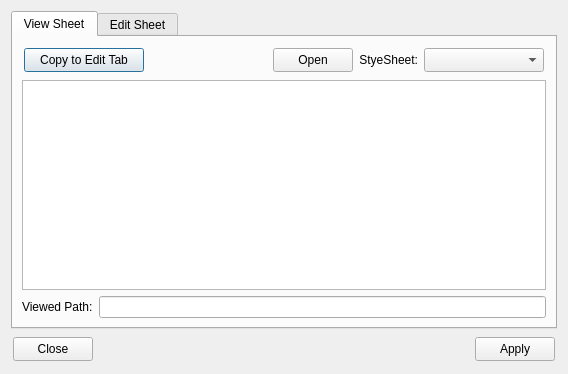
<?xml version="1.0" encoding="UTF-8"?>
<ui version="4.0">
 <class>Dialog</class>
 <widget class="QDialog" name="Dialog">
  <property name="geometry">
   <rect>
    <x>0</x>
    <y>0</y>
    <width>568</width>
    <height>374</height>
   </rect>
  </property>
  <property name="windowTitle">
   <string>Dialog</string>
  </property>
  <layout class="QVBoxLayout" name="verticalLayout">
   <item>
    <widget class="QTabWidget" name="tabWidget">
     <property name="currentIndex">
      <number>0</number>
     </property>
     <widget class="QWidget" name="tab_view">
      <property name="minimumSize">
       <size>
        <width>0</width>
        <height>30</height>
       </size>
      </property>
      <attribute name="title">
       <string>View Sheet</string>
      </attribute>
      <layout class="QVBoxLayout" name="verticalLayout_2">
       <item>
        <layout class="QHBoxLayout" name="horizontalLayout_3">
         <property name="leftMargin">
          <number>2</number>
         </property>
         <property name="topMargin">
          <number>2</number>
         </property>
         <property name="rightMargin">
          <number>2</number>
         </property>
         <property name="bottomMargin">
          <number>2</number>
         </property>
         <item>
          <widget class="QPushButton" name="copyButton">
           <property name="sizePolicy">
            <sizepolicy hsizetype="Preferred" vsizetype="Fixed">
             <horstretch>0</horstretch>
             <verstretch>0</verstretch>
            </sizepolicy>
           </property>
           <property name="minimumSize">
            <size>
             <width>120</width>
             <height>24</height>
            </size>
           </property>
           <property name="text">
            <string>Copy to Edit Tab</string>
           </property>
          </widget>
         </item>
         <item>
          <spacer name="horizontalSpacer_2">
           <property name="orientation">
            <enum>Qt::Horizontal</enum>
           </property>
           <property name="sizeHint" stdset="0">
            <size>
             <width>40</width>
             <height>20</height>
            </size>
           </property>
          </spacer>
         </item>
         <item>
          <widget class="QPushButton" name="openButton">
           <property name="sizePolicy">
            <sizepolicy hsizetype="Preferred" vsizetype="Fixed">
             <horstretch>0</horstretch>
             <verstretch>0</verstretch>
            </sizepolicy>
           </property>
           <property name="minimumSize">
            <size>
             <width>80</width>
             <height>24</height>
            </size>
           </property>
           <property name="text">
            <string>Open</string>
           </property>
          </widget>
         </item>
         <item>
          <widget class="QLabel" name="label">
           <property name="text">
            <string>StyeSheet:</string>
           </property>
           <property name="alignment">
            <set>Qt::AlignRight|Qt::AlignTrailing|Qt::AlignVCenter</set>
           </property>
          </widget>
         </item>
         <item>
          <widget class="QComboBox" name="styleSheetCombo">
           <property name="sizePolicy">
            <sizepolicy hsizetype="Preferred" vsizetype="Fixed">
             <horstretch>0</horstretch>
             <verstretch>0</verstretch>
            </sizepolicy>
           </property>
           <property name="minimumSize">
            <size>
             <width>120</width>
             <height>24</height>
            </size>
           </property>
          </widget>
         </item>
        </layout>
       </item>
       <item>
        <widget class="QTextEdit" name="styleTextView">
         <property name="textInteractionFlags">
          <set>Qt::TextSelectableByKeyboard|Qt::TextSelectableByMouse</set>
         </property>
        </widget>
       </item>
       <item>
        <layout class="QHBoxLayout" name="horizontalLayout_2">
         <item>
          <widget class="QLabel" name="label_2">
           <property name="text">
            <string>Viewed Path:</string>
           </property>
          </widget>
         </item>
         <item>
          <widget class="QLineEdit" name="lineEdit_path">
           <property name="readOnly">
            <bool>true</bool>
           </property>
          </widget>
         </item>
        </layout>
       </item>
      </layout>
     </widget>
     <widget class="QWidget" name="tab_edit">
      <property name="minimumSize">
       <size>
        <width>0</width>
        <height>30</height>
       </size>
      </property>
      <attribute name="title">
       <string>Edit Sheet</string>
      </attribute>
      <layout class="QVBoxLayout" name="verticalLayout_3">
       <item>
        <layout class="QHBoxLayout" name="horizontalLayout_4">
         <property name="leftMargin">
          <number>2</number>
         </property>
         <property name="topMargin">
          <number>2</number>
         </property>
         <property name="rightMargin">
          <number>2</number>
         </property>
         <property name="bottomMargin">
          <number>2</number>
         </property>
         <item>
          <widget class="QPushButton" name="clearButton">
           <property name="sizePolicy">
            <sizepolicy hsizetype="Preferred" vsizetype="Fixed">
             <horstretch>0</horstretch>
             <verstretch>0</verstretch>
            </sizepolicy>
           </property>
           <property name="minimumSize">
            <size>
             <width>80</width>
             <height>24</height>
            </size>
           </property>
           <property name="maximumSize">
            <size>
             <width>16777215</width>
             <height>24</height>
            </size>
           </property>
           <property name="text">
            <string>Clear</string>
           </property>
          </widget>
         </item>
         <item>
          <spacer name="horizontalSpacer_4">
           <property name="orientation">
            <enum>Qt::Horizontal</enum>
           </property>
           <property name="sizeHint" stdset="0">
            <size>
             <width>40</width>
             <height>20</height>
            </size>
           </property>
          </spacer>
         </item>
         <item>
          <widget class="QPushButton" name="colorButton">
           <property name="sizePolicy">
            <sizepolicy hsizetype="Preferred" vsizetype="Fixed">
             <horstretch>0</horstretch>
             <verstretch>0</verstretch>
            </sizepolicy>
           </property>
           <property name="minimumSize">
            <size>
             <width>100</width>
             <height>24</height>
            </size>
           </property>
           <property name="maximumSize">
            <size>
             <width>16777215</width>
             <height>24</height>
            </size>
           </property>
           <property name="text">
            <string>Color Chooser</string>
           </property>
          </widget>
         </item>
         <item>
          <spacer name="horizontalSpacer_3">
           <property name="orientation">
            <enum>Qt::Horizontal</enum>
           </property>
           <property name="sizeHint" stdset="0">
            <size>
             <width>40</width>
             <height>20</height>
            </size>
           </property>
          </spacer>
         </item>
         <item>
          <widget class="QPushButton" name="saveButton">
           <property name="sizePolicy">
            <sizepolicy hsizetype="Preferred" vsizetype="Fixed">
             <horstretch>0</horstretch>
             <verstretch>0</verstretch>
            </sizepolicy>
           </property>
           <property name="minimumSize">
            <size>
             <width>80</width>
             <height>24</height>
            </size>
           </property>
           <property name="maximumSize">
            <size>
             <width>16777215</width>
             <height>24</height>
            </size>
           </property>
           <property name="text">
            <string>Save</string>
           </property>
          </widget>
         </item>
        </layout>
       </item>
       <item>
        <widget class="QTextEdit" name="styleTextEdit"/>
       </item>
      </layout>
     </widget>
    </widget>
   </item>
   <item>
    <layout class="QHBoxLayout" name="horizontalLayout">
     <property name="leftMargin">
      <number>2</number>
     </property>
     <property name="topMargin">
      <number>2</number>
     </property>
     <property name="rightMargin">
      <number>2</number>
     </property>
     <property name="bottomMargin">
      <number>2</number>
     </property>
     <item>
      <widget class="QPushButton" name="closeButton">
       <property name="sizePolicy">
        <sizepolicy hsizetype="Fixed" vsizetype="Fixed">
         <horstretch>0</horstretch>
         <verstretch>0</verstretch>
        </sizepolicy>
       </property>
       <property name="minimumSize">
        <size>
         <width>60</width>
         <height>24</height>
        </size>
       </property>
       <property name="text">
        <string>Close</string>
       </property>
      </widget>
     </item>
     <item>
      <spacer name="horizontalSpacer_5">
       <property name="orientation">
        <enum>Qt::Horizontal</enum>
       </property>
       <property name="sizeHint" stdset="0">
        <size>
         <width>40</width>
         <height>20</height>
        </size>
       </property>
      </spacer>
     </item>
     <item>
      <spacer name="horizontalSpacer">
       <property name="orientation">
        <enum>Qt::Horizontal</enum>
       </property>
       <property name="sizeHint" stdset="0">
        <size>
         <width>40</width>
         <height>20</height>
        </size>
       </property>
      </spacer>
     </item>
     <item>
      <widget class="QPushButton" name="applyButton">
       <property name="sizePolicy">
        <sizepolicy hsizetype="Fixed" vsizetype="Fixed">
         <horstretch>0</horstretch>
         <verstretch>0</verstretch>
        </sizepolicy>
       </property>
       <property name="minimumSize">
        <size>
         <width>60</width>
         <height>24</height>
        </size>
       </property>
       <property name="text">
        <string>Apply</string>
       </property>
      </widget>
     </item>
    </layout>
   </item>
  </layout>
 </widget>
 <resources/>
 <connections/>
</ui>
